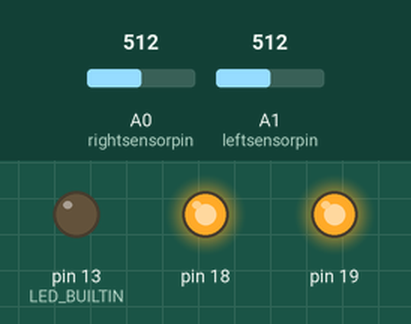
The sketch below on a simulated Arduino Uno, built with avr-gcc and run on an emulated ATmega328P. On the bench: output pins drawn as LEDs (lit = HIGH). The inputs (shaded band) are chosen by the test bench; at power-on: A0 (rightsensorpin) = 512, A1 (leftsensorpin) = 512.

Above: at 1.2 s.
1.3 s: A0 (rightsensorpin) set to 0
At 2.8 s:
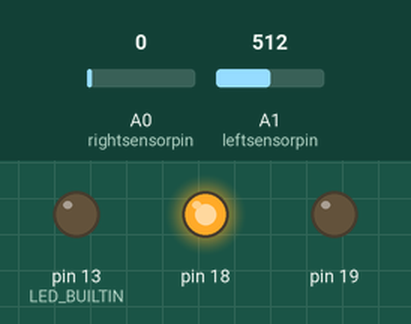
5.4 s: A1 (leftsensorpin) set to 23
8.9 s: A1 (leftsensorpin) set to 19
At 9.4 s:
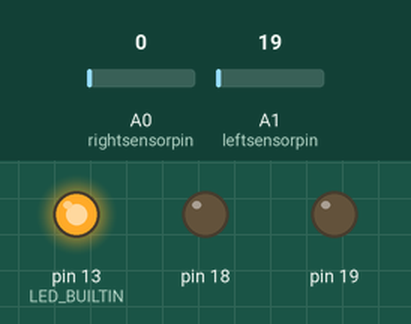
10.5 s: A1 (leftsensorpin) set to 122
At 11.3 s:
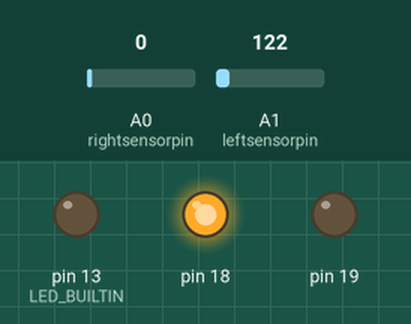
14.6 s: A1 (leftsensorpin) set to 0
At 16.7 s:
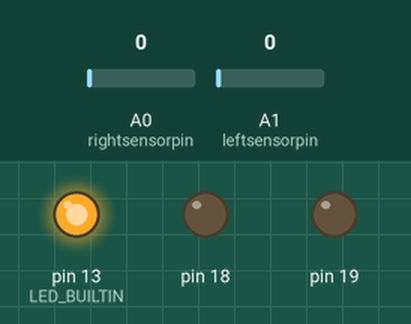
Timing chart, 0 to 18.0 s (numbered marks = the images above; inputs shaded):
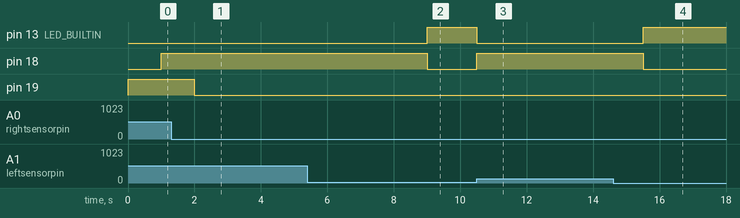

Measured:
- the behaviour switches between 21 and 20 on A1 (leftsensorpin) (found by bisection; images 1 and 2)
- after the input at 1.3 s, pin 18: stops changing and stays HIGH; pin 19: HIGH → LOW after 0.70 s
- after the input at 8.9 s, pin 13 (LED_BUILTIN): LOW → HIGH after 0.10 s; pin 18: HIGH → LOW after 0.10 s
- after the input at 10.5 s, pin 13 (LED_BUILTIN): HIGH → LOW at once; pin 18: LOW → HIGH at once
- after the input at 14.6 s, pin 13 (LED_BUILTIN): LOW → HIGH after 0.90 s; pin 18: HIGH → LOW after 0.90 s

The sketch:

soundsync_simple.ino
```cpp
int rightsensorpin = A0;
int leftsensorpin = A1;
int microphonesensitivity = 20;

void setup() {
  pinMode(LED_BUILTIN, OUTPUT);
  pinMode(19, OUTPUT);
  pinMode(18, OUTPUT);
}

void loop() {
  digitalWrite(LED_BUILTIN, HIGH);

  if (analogRead(rightsensorpin)>microphonesensitivity)
  {
    digitalWrite(LED_BUILTIN, LOW);
    Serial.println(analogRead(rightsensorpin));
    digitalWrite(19, HIGH);
    delay(1000);
  }

  if (analogRead(leftsensorpin)>microphonesensitivity)
  {
    digitalWrite(LED_BUILTIN, LOW);
    Serial.println(analogRead(leftsensorpin));
    digitalWrite(18, HIGH);
    delay(1000);
  }

  digitalWrite(19, LOW);
  digitalWrite(18, LOW);
}
```
